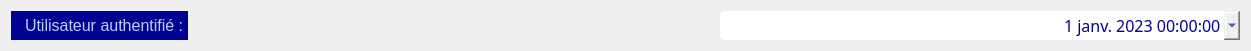
   <widget class="QWidget" name="horizontalLayoutWidget">
    <property name="geometry">
     <rect>
      <x>9</x>
      <y>100</y>
      <width>1251</width>
      <height>51</height>
     </rect>
    </property>
    <layout class="QHBoxLayout" name="horizontalLayout">
     <item>
      <widget class="QLabel" name="user_auth_lbl">
       <property name="sizePolicy">
        <sizepolicy hsizetype="Fixed" vsizetype="Preferred">
         <horstretch>0</horstretch>
         <verstretch>0</verstretch>
        </sizepolicy>
       </property>
       <property name="styleSheet">
        <string notr="true">background-color: rgb(0, 1, 146);
color: rgb(186, 209, 248);
padding-left: 10px;
font-size: 16px;</string>
       </property>
       <property name="text">
        <string>Utilisateur authentifié :</string>
       </property>
      </widget>
     </item>
     <item>
      <widget class="QLabel" name="name_user_auth_lbl">
       <property name="sizePolicy">
        <sizepolicy hsizetype="Preferred" vsizetype="Preferred">
         <horstretch>0</horstretch>
         <verstretch>0</verstretch>
        </sizepolicy>
       </property>
       <property name="styleSheet">
        <string notr="true">font-size: 16px;
color: rgb(51, 51, 51);
</string>
       </property>
       <property name="text">
        <string/>
       </property>
      </widget>
     </item>
     <item>
      <widget class="QDateTimeEdit" name="dateTimeEdit">
       <property name="sizePolicy">
        <sizepolicy hsizetype="Minimum" vsizetype="Minimum">
         <horstretch>0</horstretch>
         <verstretch>0</verstretch>
        </sizepolicy>
       </property>
       <property name="minimumSize">
        <size>
         <width>0</width>
         <height>0</height>
        </size>
       </property>
       <property name="maximumSize">
        <size>
         <width>16777215</width>
         <height>16777215</height>
        </size>
       </property>
       <property name="baseSize">
        <size>
         <width>0</width>
         <height>0</height>
        </size>
       </property>
       <property name="font">
        <font>
         <family>Century Gothic</family>
         <pointsize>12</pointsize>
         <weight>50</weight>
         <bold>false</bold>
        </font>
       </property>
       <property name="autoFillBackground">
        <bool>false</bool>
       </property>
       <property name="styleSheet">
        <string notr="true">color: rgb(0, 1, 146);
border-radius: 5px;</string>
       </property>
       <property name="locale">
        <locale language="French" country="BurkinaFaso"/>
       </property>
       <property name="inputMethodHints">
        <set>Qt::ImhPreferNumbers</set>
       </property>
       <property name="alignment">
        <set>Qt::AlignRight|Qt::AlignTrailing|Qt::AlignVCenter</set>
       </property>
       <property name="readOnly">
        <bool>false</bool>
       </property>
       <property name="date">
        <date>
         <year>2023</year>
         <month>1</month>
         <day>1</day>
        </date>
       </property>
       <property name="calendarPopup">
        <bool>true</bool>
       </property>
      </widget>
     </item>
    </layout>
   </widget>
